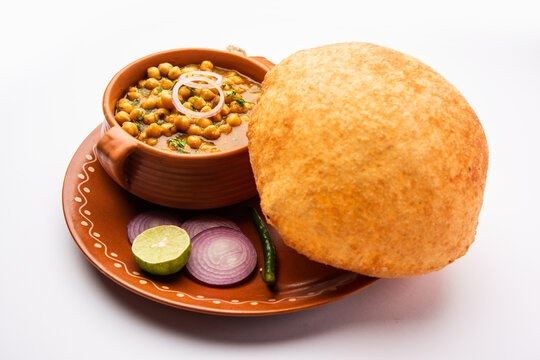
#> input picture nutriscan 21/data/uploads/109ad642-a4fe-4a87-a1ba-3fc82df4bd84.jpg, 540 x 360 px
$ python -i imaging.py   (imports and definitions only)
#> lines starting #> are read from the running program, lines starting #| are printed output that depends on the picture
#> further down, picture is the input picture: PIL image 540x360 RGB; mean R, G, B 211.2, 174.3, 145.1
### nutriscan 21/backend/config.py
"""Paths, limits and the AI-engine settings (env vars, .env file, or saved from the Profile page)."""
import json #It stores structured data as key-value pairs.
import os #An operating system (OS) is the main software that manages your computer.
from pathlib import Path  #pathlib is a modern, convenient way to work with paths in Python.

BASE_DIR = Path(__file__).resolve().parent.parent
BACKEND_DIR = BASE_DIR / "backend"
FRONTEND_DIR = BASE_DIR / "frontend"
DATA_DIR = BASE_DIR / "data"
UPLOAD_DIR = DATA_DIR / "uploads"
DB_PATH = DATA_DIR / "nutriscan.db"
SETTINGS_PATH = DATA_DIR / "settings.json"
CATALOG_PATH = BACKEND_DIR / "nutrition_catalog.json"

HOST = os.environ.get("NUTRISCAN_HOST", "127.0.0.1")
PORT = int(os.environ.get("NUTRISCAN_PORT", "8000"))

MAX_UPLOAD_BYTES = 5 * 1024 * 1024          # 5 MB, as stated on the scan screen
MIN_DIMENSION = 128
MAX_DIMENSION = 8000
ALLOWED_FORMATS = {"JPEG": "image/jpeg", "PNG": "image/png", "WEBP": "image/webp"}

DEFAULT_MODEL = "claude-sonnet-5-5"
SESSION_DAYS = 30

DATA_DIR.mkdir(exist_ok=True)
UPLOAD_DIR.mkdir(exist_ok=True)


def _load_dotenv():
    env_file = BASE_DIR / ".env"
    if not env_file.exists():
        return
    for line in env_file.read_text(encoding="utf-8").splitlines():
        line = line.strip()
        if not line or line.startswith("#") or "=" not in line:
            continue
        key, value = line.split("=", 1)
        os.environ.setdefault(key.strip(), value.strip().strip('"').strip("'"))


_load_dotenv()


# [26 lines left out: functions get_settings, save_settings, not called in this run]

### nutriscan 21/backend/imaging.py
"""Upload validation, orientation fix and a lightweight blur/lighting check (Pillow)."""
import base64
import io
import re

from PIL import Image, ImageFilter, ImageOps, ImageStat

import config


class ImageError(Exception):
    def __init__(self, code, message):
        super().__init__(message)
        self.code, self.message = code, message


# [36 lines left out: functions decode_data_url, load, not called in this run]


def assess(img):
    gray = img.convert("L")
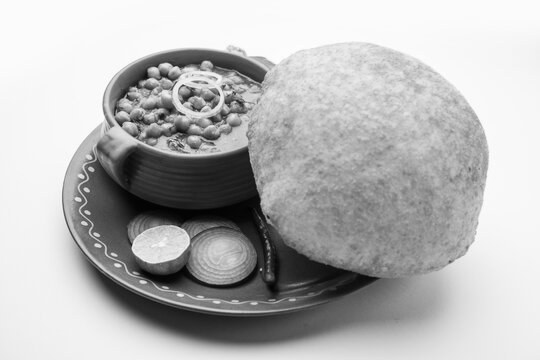
#> gray: PIL image 540x360 L; min 1, max 255, mean 182
    gray.thumbnail((512, 512))
#> gray: PIL image 512x341 L
    stat = ImageStat.Stat(gray)
    brightness = stat.mean[0]
#> brightness = 182
    contrast = stat.stddev[0]
#> contrast = 71.15
    edges = gray.filter(ImageFilter.FIND_EDGES)
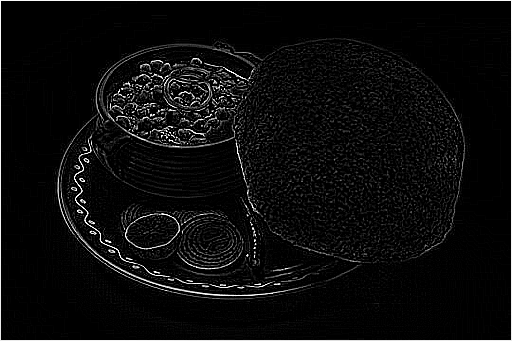
#> edges: PIL image 512x341 L; min 0, max 255, mean 12.2
    w, h = edges.size
#> w = 512; h = 341
    edges = edges.crop((3, 3, w - 3, h - 3))          # filter produces false edges at the border
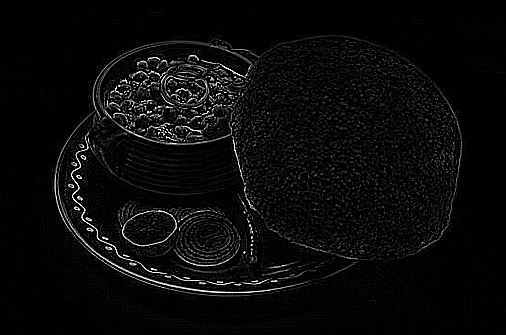
#> edges: PIL image 506x335 L; min 0, max 255, mean 10.1
    sharpness = ImageStat.Stat(edges).var[0]
#> sharpness = 905.3

    warnings = []
    score = 100
    if brightness < 45:
        warnings.append("The photo looks dark. Try more light for better recognition.")
        score -= 30
    elif brightness > 225:
        warnings.append("The photo looks overexposed. Avoid direct glare.")
        score -= 20
    if sharpness < 20:
        warnings.append("The photo looks blurry. Hold steady and retake if you can.")
        score -= 35
    if contrast < 20:
        warnings.append("Low contrast makes separate foods hard to tell apart.")
        score -= 15
    score = max(score, 5)
    return {
        "score": score,
        "label": "Good" if score >= 75 else ("Fair" if score >= 50 else "Poor"),
        "brightness": round(brightness),
        "sharpness": round(sharpness),
        "contrast": round(contrast),
        "width": img.size[0],
        "height": img.size[1],
        "warnings": warnings,
    }


# [7 lines left out: function to_jpeg_bytes, not called in this run]

>>> from PIL import Image
>>> picture = Image.open('../data/uploads/109ad642-a4fe-4a87-a1ba-3fc82df4bd84.jpg')
>>> result = assess(picture)
#> result = {'score': 100, 'label': 'Good', 'brightness': 182, 'sharpness': 905, 'contrast': 71, 'width': 540, 'height': 360, 'warnings': []}

$ run again, on nutriscan 21/data/uploads/1348f283-6b85-4961-ab50-8cb04764903e.jpg
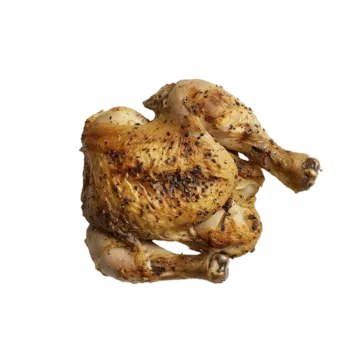
#> input picture nutriscan 21/data/uploads/1348f283-6b85-4961-ab50-8cb04764903e.jpg, 360 x 360 px
#> picture is the input picture: PIL image 360x360 RGB; mean R, G, B 226.9, 216.4, 204.8
#> in assess, `gray = img.convert("L")`:
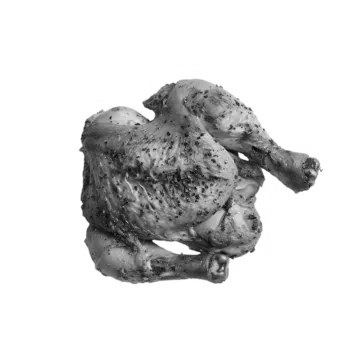
#> gray: PIL image 360x360 L; min 4, max 255, mean 218.2
#> brightness = 218.2
#> contrast = 66.57
#> in assess, `edges = edges.crop((3, 3, w - 3, h - 3))`:
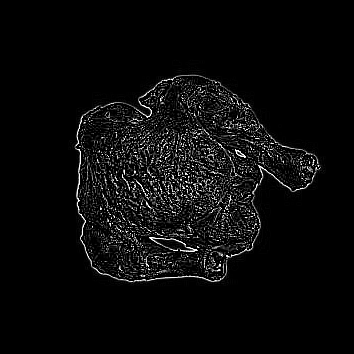
#> edges: PIL image 354x354 L; min 0, max 255, mean 10.7
#> sharpness = 1285.2
#> result = {'score': 100, 'label': 'Good', 'brightness': 218, 'sharpness': 1285, 'contrast': 67, 'width': 360, 'height': 360, 'warnings': []}

$ run again, on nutriscan 21/data/uploads/3c4402e1-f314-4ebc-97be-73e259cdeae6.jpg
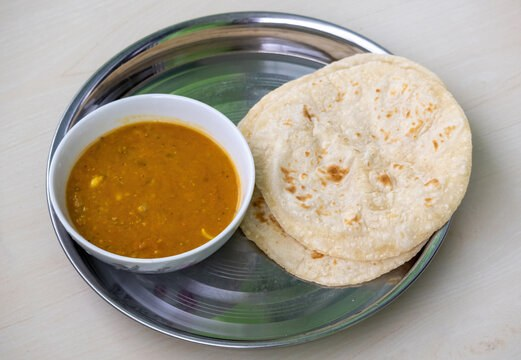
#> input picture nutriscan 21/data/uploads/3c4402e1-f314-4ebc-97be-73e259cdeae6.jpg, 521 x 360 px
#> picture is the input picture: PIL image 521x360 RGB; mean R, G, B 169.2, 159.1, 143.6
#> in assess, `gray = img.convert("L")`:
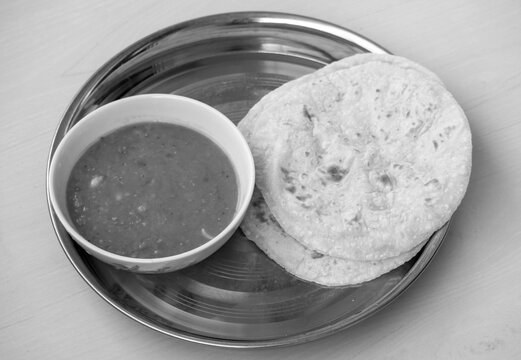
#> gray: PIL image 521x360 L; min 0, max 255, mean 160.4
#> brightness = 160.4
#> contrast = 54.06
#> in assess, `edges = edges.crop((3, 3, w - 3, h - 3))`:
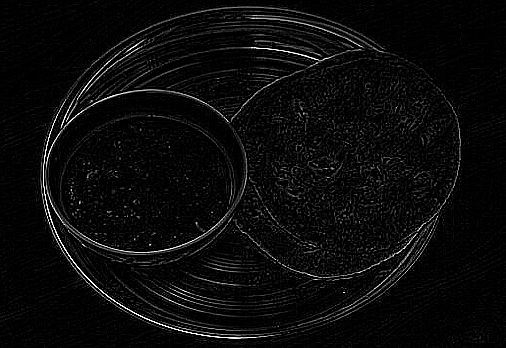
#> edges: PIL image 506x348 L; min 0, max 255, mean 10.6
#> sharpness = 748.7
#> result = {'score': 100, 'label': 'Good', 'brightness': 160, 'sharpness': 749, 'contrast': 54, 'width': 521, 'height': 360, 'warnings': []}
